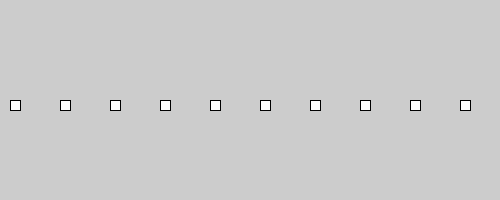
Frame 1 (no input)
Frame 60 (the mouse pressed at the canvas centre just before this capture): identical to frame 1, image omitted
Frame 120 (the mouse held since frame 60 and released just before this capture): identical to frame 1, image omitted

The Processing sketch that drew this single still picture (run headless with seeded random() and noise(); from frame 60 on, the mouse is pressed at the canvas centre):

// Processing sketch: arrayDeNumeros
// ── arrayDeNumeros.pde
float [] misNums = new float[12];


void setup() {
  size(500, 200);

  for (int i=0; i<misNums.length; i++) {
    misNums[i] = 10 + i * 50;
    //misNums[i] = 10 + i * (random(10)); //un poco de random
    println(misNums[i]);
  }
}

void draw() {
  for (int f=0; f<misNums.length; f++) {
    float p = misNums[f]; 
    rect(misNums[f], 100, 10, 10);
  }
}
